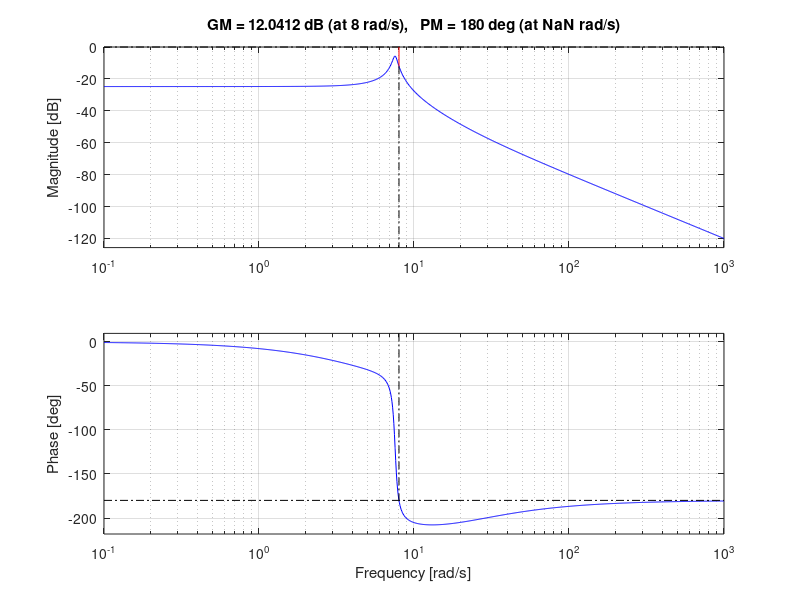

MATLAB code for this plot: (Note: this script raises an error after producing the figure.)
clc 
clear all %Bu ve üstteki clc beraber kullanılıldığında script çalıştırırken önceki değişkenlei workspaceden siler

num = [1 18]; % Transfer fonksiyonun pay kısmı
den = [1 6 60 312]; % Transfer fonksiyonun payda  kısmı

T = tf(num,den) % Transfer fonksiyonu oluşturan tf fonksiyonu bunda ; yok çünkü terminalde görmek istiyorum transfer fonksiyonunu

bode(T)
margin(T)
[Gm,Pm,Wgm,Wpm] = margin(T)
bandwidth(T)

grid on